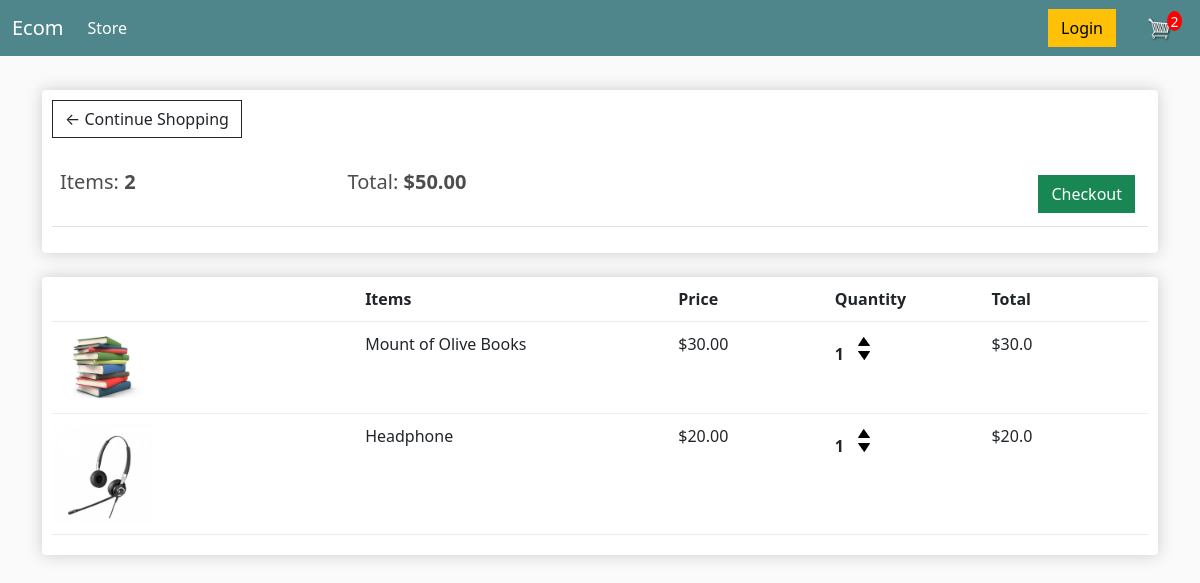
The page /cart/ (signed in) on the database as committed earlier.
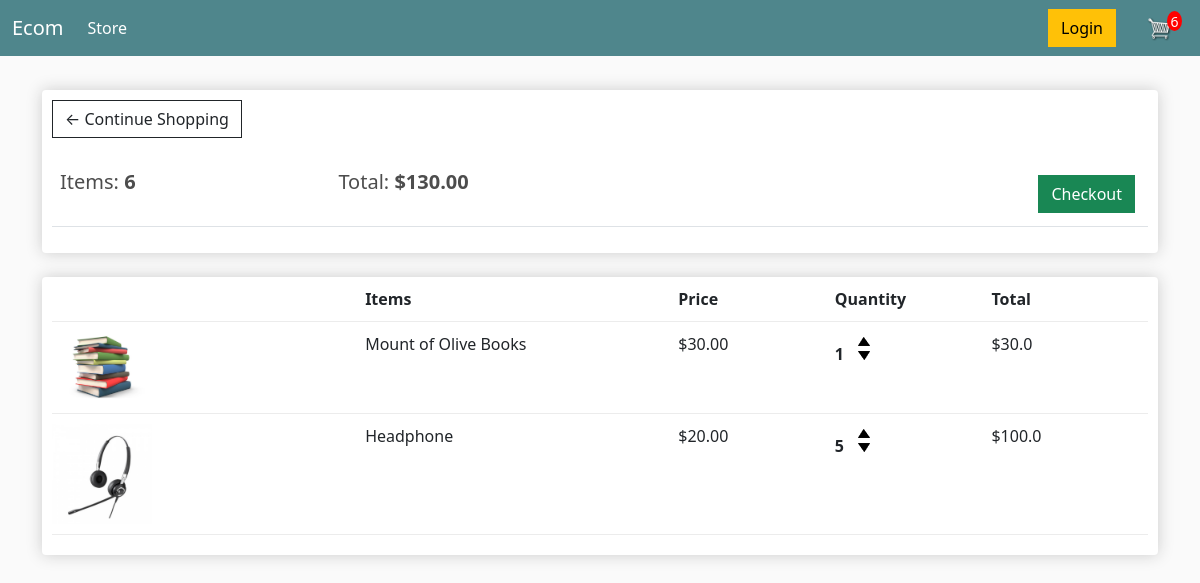
The same page on the database as committed later.
### tahashop/models.py (models this page shows, shortened)
class Order(models.Model):
    customer = models.ForeignKey(Customer, on_delete=models.SET_NULL, blank=True, null=True)
    date_ordered = models.DateTimeField(auto_now_add=True)
    complete = models.BooleanField(default=False, null=True, blank=True)
    trxid = models.CharField(max_length=200, null=True)
    @property
    def get_cart_total(self):
        orderitems = self.orderitem_set.all()
        total = sum([item.get_total for item in orderitems])
        return total
    @property
    def get_cart_items(self):
        orderitems = self.orderitem_set.all()
        total = sum([item.quantity for item in orderitems])
        return total

class OrderItem(models.Model):
    product = models.ForeignKey(Product, on_delete=models.SET_NULL, null=True)
    order = models.ForeignKey(Order, on_delete=models.SET_NULL, null=True)
    quantity = models.IntegerField(null=True, default=0, blank=True)
    date_added = models.DateTimeField(auto_now_add=True)
    @property
    def get_total(self):
        total = self.product.price * self.quantity
        return total

class Product(models.Model):
    name = models.CharField(max_length=200, null=True)
    price = models.FloatField()
    digital = models.BooleanField(default=False, null=True, blank=True)
    image = models.ImageField(null=True, blank=True)
    @property
    def imageURL(self):
        try:
            url = self.image.url
        except:
            url = " "
        return url

### tahashop/views.py (the view)
# urls.py: path("cart/", views.cart, name="cart"),
def cart(request):
    if request.user.is_authenticated:
        customer = request.user.customer
        order, created = Order.objects.get_or_create(customer=customer, complete=False)
        items = order.orderitem_set.all()
        cartItem = order.get_cart_items
    else:
        items = []
        order = {'get_cart_items': 0, 'get_cart_total': 0, 'shipping': False}
        cartItem = order['get_cart_items']
    context = {'items': items, 'order': order, 'cartItem': cartItem}
    return render(request, "store/cart.html", context)

### templates/store/cart.html
{% extends 'store/main.html' %}
{% load static %}
{% block content %}
    <div class="row">
        <div class="col-lg-12">
            <div class="box-element">
                <a href={% url 'store' %} class="btn btn-outline-dark">&#x2190; Continue Shopping</a>
                <br>
                <br>
                <table class="table">
                    <tr>
                        <th><h5>Items: <strong>{{order.get_cart_items}}</strong></h5></th>
                        <th><h5>Total: <strong>${{order.get_cart_total|floatformat:2}}</strong></h5></th>
                        <th>
                            <a href={% url 'checkout' %} class="btn btn-success" style="float: right; margin: 5px;">Checkout</a>
                        </th>
                    </tr>
                </table>
            </div>
            <br>
            <div class="box-element">
                <div class="cart-row">
                    <div style="flex: 2;"></div>
                    <div style="flex: 2;"><strong>Items</strong></div>
                    <div style="flex: 1;"><strong>Price</strong></div>
                    <div style="flex: 1;"><strong>Quantity</strong></div>
                    <div style="flex: 1;"><strong>Total</strong></div>
                </div>
                {% for item in items %}
                    <div class="cart-row">
                        <div style="flex: 2;"><img src={{item.product.imageURL}} alt="" class="row-image"></div>
                        <div style="flex: 2">{{item.product.name}}</div>
                        <div style="flex: 1; text-align: left;">${{item.product.price|floatformat:2}}</div>
                        <div style="flex: 1">
                            <p class="quantity">{{item.quantity}}</p>
                            <div class="quantity">
                                <img class="chg-quantity update-cart" data-action="add" src={% static 'images/arrow-up.png' %} alt="" data-product={{item.product.id}}>
                                <img class="chg-quantity update-cart" data-action="remove" src={% static 'images/arrow-down.png' %} alt="" data-product={{item.product.id}}>
                            </div>
                        </div>
                        <div style="flex: 1"><p>${{item.get_total}}</p></div>
                    </div>
                {% endfor %}
            </div>
        </div>
    </div>
{% endblock %}

Rows that differ between the two databases and show on the page:
changed through a linked row, Order: get_cart_items "2" → "6"; get_cart_total "50.00" → "130.00"
changed OrderItem "Headphone": quantity "1" → "5"; get_total "20.0" → "100.0"
Other text that changed with them:
{{ cartItem }}: "2" → "6"
